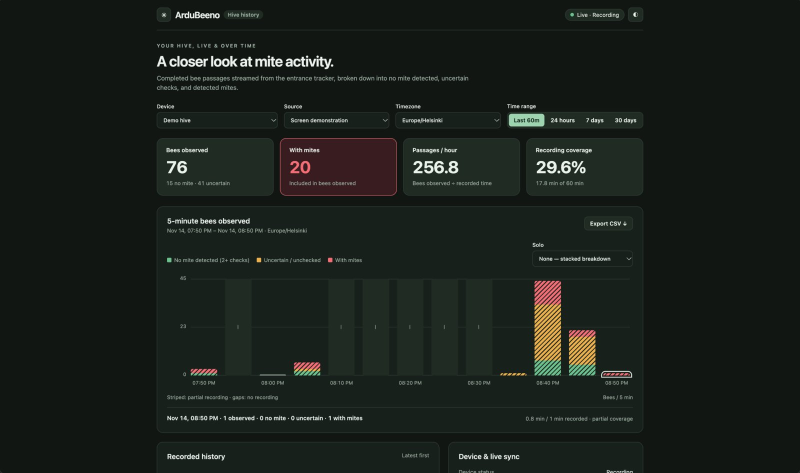
#> input picture docs/images/dashboard.jpg, 1600 x 946 px (shown at 1/2 size)
$ python -i record.py   (imports and definitions only)   (older library calls are emulated)
#> lines starting #> are read from the running program, lines starting #| are printed output that depends on the picture
"""Screen-to-camera recorder: show dataset images full-screen and film them, carrying the labels over.

Shows each image (or a tile of several bee crops) full-screen on a black background, films the screen with
a camera, and saves the video plus settled still frames with YOLO labels in camera coordinates:

  1. Calibration: a grid of ArUco markers is shown, detected in the camera image, and a homography
     screen -> camera is fitted. It is repeated every --recalib-every slides, when the camera seems to have
     moved (the rectified camera view stops matching the slide), on key c, and once at the end (drift check).
  2. Slides: after --settle seconds, a frame is kept only once the screen in the camera view matches the
     new slide better than the old one and is steady (no transition blends).

Sources: a data split with gt_one.csv (data/test, or the csv itself), a YOLO dataset (folder with images/
and labels/, or its yaml), or a folder of plain images (no labels). Output classes: 0 bee, 1 varroa, then
any other source class names. Output goes to captures/screen-<time>/:
video.mp4, images/*.jpg, labels/*.txt, manifest.csv, calibration.json + calib_*.jpg, data.yaml.

  python scripts/record.py --list-cameras          # find the USB camera's index
  python scripts/record.py data/test --camera 1 --duration 1.5 --limit 200 --shuffle
  python scripts/record.py datasets/foo --camera 1 --screen 1
  python scripts/record.py data/test --camera sim --headless --limit 10   # dry run, simulated camera

--camera takes a device index, a video file (replayed in real time), sim[:move_at=SECONDS] (renders the
slides through a known homography) or none (slideshow only). Keys: Esc/q quit, c recalibrate.
macOS: the terminal app running this needs Camera permission (System Settings > Privacy & Security > Camera).
"""
import argparse
import csv
import json
import queue
import random
import subprocess
import sys
import threading
import time
from dataclasses import dataclass, field
from pathlib import Path

import cv2
import numpy as np

IMAGE_EXTS = {".png", ".jpg", ".jpeg", ".bmp", ".webp"}
OUT_NAMES = ["bee", "varroa"]
ALIASES = {"bee": "bee", "bees": "bee", "honeybee": "bee", "honey bee": "bee", "apis mellifera": "bee",
           "varroa": "varroa", "mite": "varroa", "mites": "varroa", "varroa mite": "varroa",
           "varroa_mite": "varroa", "varroa destructor": "varroa"}
ARUCO = cv2.aruco.getPredefinedDictionary(cv2.aruco.DICT_4X4_50)
WIN = "record"


# ---------------------------------------------------------------- sources

@dataclass
class Item:
    path: Path
    boxes: list = field(default_factory=list)  # (name, x1, y1, x2, y2), in pixels or 0..1 if norm
    norm: bool = False
    whole: str | None = None  # class of a box covering the whole image (single-bee crops: "bee")
    tag: str = ""  # source label for the manifest: gt_one.csv flag or label file

    @property
    def mite(self) -> bool:
        return any(b[0] == "varroa" for b in self.boxes) or self.tag in ("1", "3")


# [46 lines left out: functions load_crops, yolo_names, label_path, read_yolo_label, not called in this run]


def image_files(d: Path) -> list[Path]:
    return sorted(p for p in d.rglob("*") if p.suffix.lower() in IMAGE_EXTS and not p.name.startswith("."))


# [54 lines left out: functions load_yolo, load_source, not called in this run]


# ---------------------------------------------------------------- rendering

def parse_size(s: str) -> tuple[int, int]:
    a, b = s.lower().split("x")
    return int(a), int(b)


# [79 lines left out: functions render, calib_canvas, fit_homography, map_boxes, yolo_lines, not called in this run]


def long_sides(boxes, name="bee") -> list[float]:
    return [max(x2 - x1, y2 - y1) for n, x1, y1, x2, y2 in boxes if n == name]


# [5 lines left out: function corner_drift, not called in this run]


class ScreenView:
    """Small blurred grey views of canvas and camera frame (rectified via H), to compare them."""

    # [6 lines left out: function __init__, not called in this run]

    @staticmethod
    def _prep(gray):
        return cv2.GaussianBlur(gray.astype(np.float32), (5, 5), 1.5)

    def canvas(self, canvas):
        return self._prep(cv2.resize(cv2.cvtColor(canvas, cv2.COLOR_BGR2GRAY), self.size, interpolation=cv2.INTER_AREA))

    def frame(self, frame):
        small = cv2.resize(cv2.cvtColor(frame, cv2.COLOR_BGR2GRAY), None, fx=self.f, fy=self.f, interpolation=cv2.INTER_AREA)
        return self._prep(cv2.warpPerspective(small, self.M, self.size, flags=cv2.INTER_LINEAR))


def edges(gray):
    """Gradient magnitude: compares slides by their structure, not just where the bright bee blob is."""
    return cv2.GaussianBlur(np.hypot(cv2.Sobel(gray, cv2.CV_32F, 1, 0), cv2.Sobel(gray, cv2.CV_32F, 0, 1)), (5, 5), 1)


# [20 lines left out: functions ncc, list_screens, not called in this run]


class Display:
    # [74 lines left out: functions __init__, show, at, poll, wait, close and 1 more, not called in this run]


class SimCamera:
    """Renders what the display showed `latency` seconds ago through a known homography, with blur and noise."""

    # [7 lines left out: function __init__, not called in this run]

    def H_at(self, t):
        return self.H1 if self.move_at is not None and t - self.t0 >= self.move_at else self.H0

    # [11 lines left out: function read, not called in this run]

    def release(self):
        pass


class FileCamera:
    """A video file replayed in real time (looped), standing in for a camera."""

    # [15 lines left out: functions __init__, read, not called in this run]

    def release(self):
        self.cap.release()


# [60 lines left out: functions open_device, list_cameras, open_camera, not called in this run]


class Recorder(threading.Thread):
    """Reads the camera continuously, keeps the latest frame and writes all frames to a video (own thread)."""

    # [369 lines left out: functions __init__, _write, run, next_frame, stop, calibrate and 2 more, not called in this run]


# [2 lines not run here, left out]

>>> import cv2
>>> picture = cv2.imread('../docs/images/dashboard.jpg', cv2.IMREAD_GRAYSCALE)
#> picture: shape (946, 1600); min 0, max 255, mean 29.4
>>> result = edges(picture)
#> in edges, `return cv2.GaussianBlur(np.hypot(cv2.Sobel(gray, cv2.CV_32F, 1, 0), cv..`:
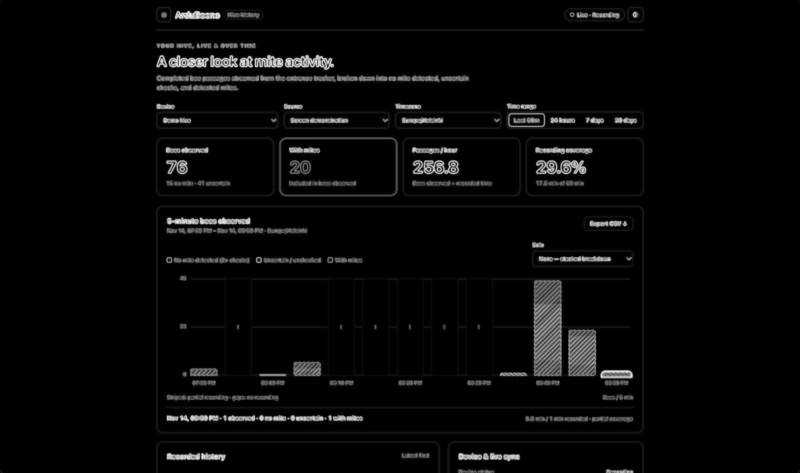
#> returned value: shape (946, 1600) float32 (shown at 1/2 size); min 0, max 688.7, mean 22; drawn with min black and max white
